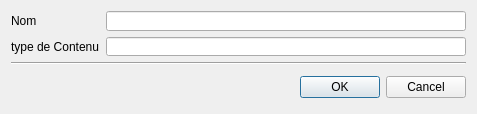
<?xml version="1.0" encoding="UTF-8"?>
<ui version="4.0">
 <class>Dialog_Declaration_Fichiers</class>
 <widget class="QDialog" name="Dialog_Declaration_Fichiers">
  <property name="geometry">
   <rect>
    <x>0</x>
    <y>0</y>
    <width>477</width>
    <height>114</height>
   </rect>
  </property>
  <property name="minimumSize">
   <size>
    <width>300</width>
    <height>93</height>
   </size>
  </property>
  <property name="maximumSize">
   <size>
    <width>477</width>
    <height>200</height>
   </size>
  </property>
  <property name="windowTitle">
   <string>Declaration d'un type fichier</string>
  </property>
  <property name="windowIcon">
   <iconset resource="../../Source.qrc">
    <normaloff>:/Icons/Icon/Icons8-Ios7-Editing-Increase-Font.ico</normaloff>:/Icons/Icon/Icons8-Ios7-Editing-Increase-Font.ico</iconset>
  </property>
  <layout class="QGridLayout" name="gridLayout_3">
   <item row="0" column="0">
    <layout class="QGridLayout" name="gridLayout_2">
     <item row="0" column="0">
      <widget class="QLabel" name="label">
       <property name="text">
        <string>Nom</string>
       </property>
      </widget>
     </item>
     <item row="0" column="1">
      <widget class="QLineEdit" name="nom">
       <property name="minimumSize">
        <size>
         <width>0</width>
         <height>0</height>
        </size>
       </property>
       <property name="maximumSize">
        <size>
         <width>400</width>
         <height>16777215</height>
        </size>
       </property>
      </widget>
     </item>
     <item row="1" column="0">
      <widget class="QLabel" name="label_2">
       <property name="text">
        <string>type de Contenu</string>
       </property>
      </widget>
     </item>
     <item row="1" column="1">
      <widget class="QLineEdit" name="contenu"/>
     </item>
    </layout>
   </item>
   <item row="2" column="0">
    <layout class="QHBoxLayout" name="horizontalLayout_3">
     <item>
      <widget class="QWidget" name="widget" native="true">
       <layout class="QGridLayout" name="gridLayout">
        <item row="0" column="0">
         <widget class="QLabel" name="commentaire">
          <property name="styleSheet">
           <string notr="true">#commentaire
{
 color : red;
}</string>
          </property>
          <property name="text">
           <string/>
          </property>
         </widget>
        </item>
       </layout>
      </widget>
     </item>
     <item>
      <widget class="QDialogButtonBox" name="buttonBox">
       <property name="orientation">
        <enum>Qt::Horizontal</enum>
       </property>
       <property name="standardButtons">
        <set>QDialogButtonBox::Cancel|QDialogButtonBox::Ok</set>
       </property>
      </widget>
     </item>
    </layout>
   </item>
   <item row="1" column="0">
    <widget class="Line" name="line">
     <property name="orientation">
      <enum>Qt::Horizontal</enum>
     </property>
    </widget>
   </item>
  </layout>
 </widget>
 <resources>
  <include location="../../Source.qrc"/>
 </resources>
 <connections>
  <connection>
   <sender>buttonBox</sender>
   <signal>accepted()</signal>
   <receiver>Dialog_Declaration_Fichiers</receiver>
   <slot>accept()</slot>
   <hints>
    <hint type="sourcelabel">
     <x>248</x>
     <y>254</y>
    </hint>
    <hint type="destinationlabel">
     <x>157</x>
     <y>274</y>
    </hint>
   </hints>
  </connection>
  <connection>
   <sender>buttonBox</sender>
   <signal>rejected()</signal>
   <receiver>Dialog_Declaration_Fichiers</receiver>
   <slot>reject()</slot>
   <hints>
    <hint type="sourcelabel">
     <x>316</x>
     <y>260</y>
    </hint>
    <hint type="destinationlabel">
     <x>286</x>
     <y>274</y>
    </hint>
   </hints>
  </connection>
 </connections>
</ui>
